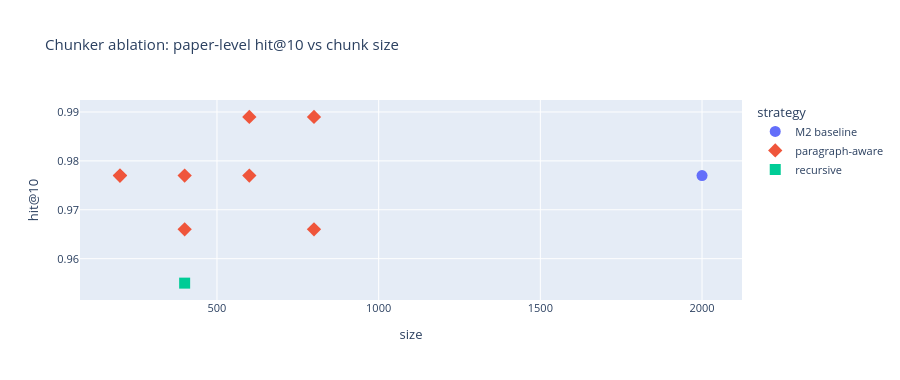

The cell this chart's notebook holds for it:
### Code cell
"""Hit@10 across chunk sizes, one symbol per chunker strategy."""

def build_chunker_plot():
    if chunker_df is None:
        return None
    plot_rows = []
    for cfg, row in chunker_df.iterrows():
        if "coarse_rerank" in cfg:
            plot_rows.append(
                {"size": 2000, "overlap": 0, "strategy": "M2 baseline", "hit@10": row["hit@10"]}
            )
        elif "recursive_400" in cfg:
            plot_rows.append(
                {"size": 400, "overlap": 80, "strategy": "recursive", "hit@10": row["hit@10"]}
            )
        else:
            tag = cfg.split("e5_rerank_", 1)[-1]
            size_s, ov_s = tag.split("_")
            plot_rows.append(
                {
                    "size": int(size_s.lstrip("s")),
                    "overlap": int(ov_s.lstrip("o")),
                    "strategy": "paragraph-aware",
                    "hit@10": row["hit@10"],
                }
            )
    plot_df = pd.DataFrame(plot_rows)
    fig = px.scatter(
        plot_df,
        x="size",
        y="hit@10",
        color="strategy",
        symbol="strategy",
        hover_data=["overlap"],
        title="Chunker ablation: paper-level hit@10 vs chunk size",
    )
    fig.update_traces(marker=dict(size=11))
    fig.update_layout(height=380, font=dict(size=11))
    return fig

chunker_plot = build_chunker_plot()
chunker_plot_display = (
    chunker_plot
    if chunker_plot is not None
    else mo.md("_Plot will render once the chunker-ablation results land._")
)
chunker_plot_display

### Figure 1 — Plotly figure (JSON) as saved in the notebook; plotly's stock layout.template omitted (floating-point values rounded to 4 significant figures)
{"data": [{"customdata": [[0]], "hovertemplate": "strategy=M2 baseline<br>size=%{x}<br>hit@10=%{y}<br>overlap=%{customdata[0]}<extra></extra>", "legendgroup": "M2 baseline", "marker": {"color": "#636efa", "size": 11, "symbol": "circle"}, "mode": "markers", "name": "M2 baseline", "orientation": "v", "showlegend": true, "type": "scatter", "x": [2000], "xaxis": "x", "y": [0.977], "yaxis": "y"}, {"customdata": [[0], [100], [0], [200], [0], [300], [0], [400]], "hovertemplate": "strategy=paragraph-aware<br>size=%{x}<br>hit@10=%{y}<br>overlap=%{customdata[0]}<extra></extra>", "legendgroup": "paragraph-aware", "marker": {"color": "#EF553B", "size": 11, "symbol": "diamond"}, "mode": "markers", "name": "paragraph-aware", "orientation": "v", "showlegend": true, "type": "scatter", "x": [200, 200, 400, 400, 600, 600, 800, 800], "xaxis": "x", "y": [0.977, 0.977, 0.966, 0.977, 0.989, 0.977, 0.966, 0.989], "yaxis": "y"}, {"customdata": [[80]], "hovertemplate": "strategy=recursive<br>size=%{x}<br>hit@10=%{y}<br>overlap=%{customdata[0]}<extra></extra>", "legendgroup": "recursive", "marker": {"color": "#00cc96", "size": 11, "symbol": "square"}, "mode": "markers", "name": "recursive", "orientation": "v", "showlegend": true, "type": "scatter", "x": [400], "xaxis": "x", "y": [0.955], "yaxis": "y"}], "layout": {"font": {"size": 11}, "height": 380, "legend": {"title": {"text": "strategy"}, "tracegroupgap": 0}, "title": {"text": "Chunker ablation: paper-level hit@10 vs chunk size"}, "xaxis": {"anchor": "y", "domain": [0.0, 1.0], "title": {"text": "size"}}, "yaxis": {"anchor": "x", "domain": [0.0, 1.0], "title": {"text": "hit@10"}}}}
